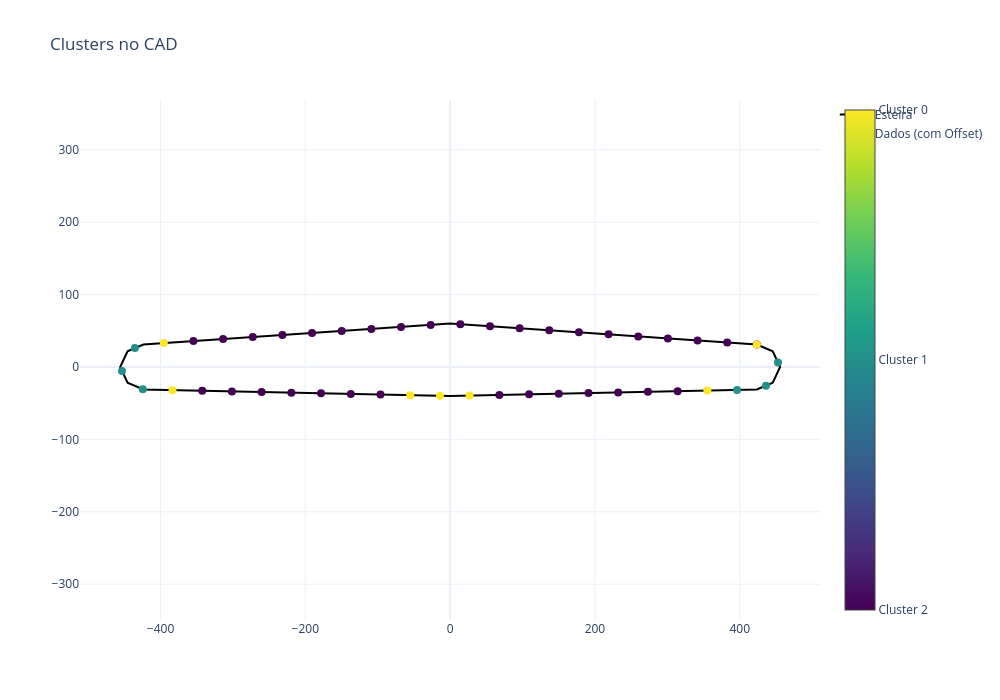

The notebook cell this image was saved under:
### Markdown cell above
### Plots

### Code cell
offset = -15

# processar o arquivo e obter os clusters
arquivo_para_cad = arquivos_teste_normais[0]
feats, indices, df_base_alinhado = processar_dataset_ml4qs(arquivo_para_cad)
feats_pca = pca.transform(scaler.transform(feats))
labels_clusters = kmeans.predict(feats_pca)

hover_texts_brutos = []
for i, idx_centro in enumerate(indices):
    row = df_base_alinhado.iloc[idx_centro]
    text = (f"<b>Janela Orig:</b> {i}<br>" +
            f"<b>Cluster:</b> {labels_clusters[i]}<br>" +
            f"<b>Z:</b> {row['accel_z']:.2f}")
    hover_texts_brutos.append(text)
labels_com_offset = np.roll(labels_clusters, offset)
hover_com_offset = np.roll(hover_texts_brutos, offset)

# interpolar o cad para o número de janelas
interpolated_points_ref, _ = interpolate_path_by_distance(conveyor_path, len(labels_clusters))

fig = go.Figure()
# estrutura da esteira
fig.add_trace(go.Scatter(
    x=conveyor_path[:, 0], y=conveyor_path[:, 1], 
    mode='lines', line=dict(color='black', width=2), name='Esteira'
))

# clusters
fig.add_trace(go.Scatter(
    x=interpolated_points_ref[:, 0], y=interpolated_points_ref[:, 1],
    mode='markers',
    marker=dict(
        size=8, 
        color=labels_com_offset, 
        colorscale='Viridis', 
        showscale=True,
        colorbar=dict(
            tickvals=[0, 1, 2],
            ticktext=['Cluster 2', 'Cluster 1', 'Cluster 0'] )
        ),
    hoverinfo='text', 
    hovertext=hover_com_offset, 
    name='Dados (com Offset)'
))

fig.update_layout(
    title=f"Clusters no CAD",
    yaxis_scaleanchor="x", yaxis_scaleratio=1,
    width=1000, height=700, template="plotly_white"
)

print(f"arquivo: {os.path.basename(arquivo_para_cad)}")
fig.show()

### Figure 1 — Plotly figure (JSON) as saved in the notebook; plotly's stock layout.template omitted (floating-point values rounded to 4 significant figures)
{"data": [{"line": {"color": "black", "width": 2}, "mode": "lines", "name": "Esteira", "type": "scatter", "x": [423.6, 0, -423.6, -445.6, -455.7, -445.6, -423.6, 0, 423.6, 445.6, 455.7, 445.6, 423.6], "y": [31.14, 60, 31.14, 21.79, 0, -21.79, -31.14, -40, -31.14, -21.79, 0, 21.79, 31.14]}, {"hoverinfo": "text", "hovertext": ["<b>Janela Orig:</b> 15<br><b>Cluster:</b> 0<br><b>Z:</b> -8.00", "<b>Janela Orig:</b> 16<br><b>Cluster:</b> 0<br><b>Z:</b> 5.00", "<b>Janela Orig:</b> 17<br><b>Cluster:</b> 0<br><b>Z:</b> -5.00", "<b>Janela Orig:</b> 18<br><b>Cluster:</b> 0<br><b>Z:</b> 7.00", "<b>Janela Orig:</b> 19<br><b>Cluster:</b> 0<br><b>Z:</b> 4.00", "<b>Janela Orig:</b> 20<br><b>Cluster:</b> 0<br><b>Z:</b> -40.00", "<b>Janela Orig:</b> 21<br><b>Cluster:</b> 0<br><b>Z:</b> -5.00", "<b>Janela Orig:</b> 22<br><b>Cluster:</b> 0<br><b>Z:</b> 34.00", "<b>Janela Orig:</b> 23<br><b>Cluster:</b> 0<br><b>Z:</b> -2.00", "<b>Janela Orig:</b> 24<br><b>Cluster:</b> 0<br><b>Z:</b> 35.00", "<b>Janela Orig:</b> 25<br><b>Cluster:</b> 0<br><b>Z:</b> 25.00", "<b>Janela Orig:</b> 26<br><b>Cluster:</b> 0<br><b>Z:</b> 1.00", "<b>Janela Orig:</b> 27<br><b>Cluster:</b> 0<br><b>Z:</b> -42.00", "<b>Janela Orig:</b> 28<br><b>Cluster:</b> 0<br><b>Z:</b> 35.00", "<b>Janela Orig:</b> 29<br><b>Cluster:</b> 0<br><b>Z:</b> 79.00", "<b>Janela Orig:</b> 30<br><b>Cluster:</b> 0<br><b>Z:</b> 8.00", "<b>Janela Orig:</b> 31<br><b>Cluster:</b> 0<br><b>Z:</b> 24.00", "<b>Janela Orig:</b> 32<br><b>Cluster:</b> 0<br><b>Z:</b> 20.00", "<b>Janela Orig:</b> 33<br><b>Cluster:</b> 0<br><b>Z:</b> 69.00", "<b>Janela Orig:</b> 34<br><b>Cluster:</b> 0<br><b>Z:</b> 114.00", "<b>Janela Orig:</b> 35<br><b>Cluster:</b> 2<br><b>Z:</b> 42.00", "<b>Janela Orig:</b> 36<br><b>Cluster:</b> 1<br><b>Z:</b> -424.00", "<b>Janela Orig:</b> 37<br><b>Cluster:</b> 1<br><b>Z:</b> -924.00", "<b>Janela Orig:</b> 38<br><b>Cluster:</b> 1<br><b>Z:</b> -365.00", "<b>Janela Orig:</b> 39<br><b>Cluster:</b> 2<br><b>Z:</b> -161.00", "<b>Janela Orig:</b> 40<br><b>Cluster:</b> 0<br><b>Z:</b> -125.00", "<b>Janela Orig:</b> 41<br><b>Cluster:</b> 0<br><b>Z:</b> -115.00", "<b>Janela Orig:</b> 42<br><b>Cluster:</b> 0<br><b>Z:</b> -84.00", "<b>Janela Orig:</b> 43<br><b>Cluster:</b> 0<br><b>Z:</b> -96.00", "<b>Janela Orig:</b> 44<br><b>Cluster:</b> 0<br><b>Z:</b> -61.00", "<b>Janela Orig:</b> 45<br><b>Cluster:</b> 0<br><b>Z:</b> -52.00", "<b>Janela Orig:</b> 46<br><b>Cluster:</b> 0<br><b>Z:</b> -48.00", "<b>Janela Orig:</b> 0<br><b>Cluster:</b> 2<br><b>Z:</b> 17.00", "<b>Janela Orig:</b> 1<br><b>Cluster:</b> 2<br><b>Z:</b> 48.00", "<b>Janela Orig:</b> 2<br><b>Cluster:</b> 2<br><b>Z:</b> 42.00", "<b>Janela Orig:</b> 3<br><b>Cluster:</b> 0<br><b>Z:</b> 11.00", "<b>Janela Orig:</b> 4<br><b>Cluster:</b> 0<br><b>Z:</b> 2.00", "<b>Janela Orig:</b> 5<br><b>Cluster:</b> 0<br><b>Z:</b> 9.00", "<b>Janela Orig:</b> 6<br><b>Cluster:</b> 0<br><b>Z:</b> 47.00", "<b>Janela Orig:</b> 7<br><b>Cluster:</b> 0<br><b>Z:</b> 41.00", "<b>Janela Orig:</b> 8<br><b>Cluster:</b> 0<br><b>Z:</b> 30.00", "<b>Janela Orig:</b> 9<br><b>Cluster:</b> 0<br><b>Z:</b> 40.00", "<b>Janela Orig:</b> 10<br><b>Cluster:</b> 2<br><b>Z:</b> 141.00", "<b>Janela Orig:</b> 11<br><b>Cluster:</b> 1<br><b>Z:</b> 562.00", "<b>Janela Orig:</b> 12<br><b>Cluster:</b> 1<br><b>Z:</b> 883.00", "<b>Janela Orig:</b> 13<br><b>Cluster:</b> 1<br><b>Z:</b> 228.00", "<b>Janela Orig:</b> 14<br><b>Cluster:</b> 2<br><b>Z:</b> -38.00"], "marker": {"color": [0, 0, 0, 0, 0, 0, 0, 0, 0, 0, 0, 0, 0, 0, 0, 0, 0, 0, 0, 0, 2, 1, 1, 1, 2, 0, 0, 0, 0, 0, 0, 0, 2, 2, 2, 0, 0, 0, 0, 0, 0, 0, 2, 1, 1, 1, 2], "colorbar": {"ticktext": ["Cluster 2", "Cluster 1", "Cluster 0"], "tickvals": [0, 1, 2]}, "colorscale": [[0, "#440154"], [0.1111, "#482878"], [0.2222, "#3e4989"], [0.3333, "#31688e"], [0.4444, "#26828e"], [0.5556, "#1f9e89"], [0.6667, "#35b779"], [0.7778, "#6ece58"], [0.8889, "#b5de2b"], [1, "#fde725"]], "showscale": true, "size": 8}, "mode": "markers", "name": "Dados (com Offset)", "type": "scatter", "x": [423.6, 382.7, 341.7, 300.8, 259.8, 218.8, 177.9, 136.9, 95.98, 55.03, 14.07, -26.88, -67.84, -108.8, -149.7, -190.7, -231.7, -272.6, -313.6, -354.5, -395.5, -435.4, -453.2, -424.4, -383.5, -342.4, -301.4, -260.3, -219.3, -178.3, -137.2, -96.18, -55.14, -14.1, 26.94, 67.98, 109.0, 150.1, 191.1, 232.1, 273.2, 314.2, 355.3, 396.3, 436.3, 452.8, 423.6], "y": [31.14, 33.93, 36.72, 39.51, 42.3, 45.09, 47.88, 50.67, 53.46, 56.25, 59.04, 58.17, 55.38, 52.59, 49.8, 47.01, 44.22, 41.43, 38.63, 35.84, 33.05, 26.11, -5.416, -30.79, -31.98, -32.83, -33.69, -34.55, -35.41, -36.27, -37.13, -37.99, -38.85, -39.7, -39.44, -38.58, -37.72, -36.86, -36.0, -35.14, -34.28, -33.42, -32.57, -31.71, -25.76, 6.222, 31.14]}], "layout": {"height": 700, "title": {"text": "Clusters no CAD"}, "width": 1000, "yaxis": {"scaleanchor": "x", "scaleratio": 1}}}
